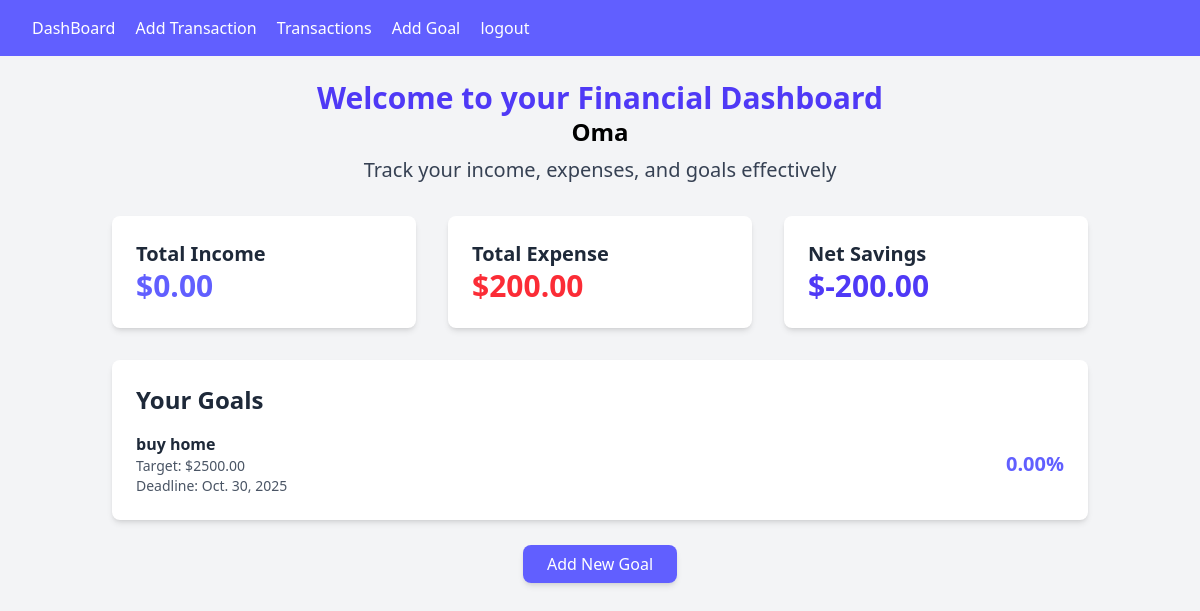
The app's page / (signed in) with its own data.
### finance/models.py (models this page shows, shortened)
class Goal(models.Model):
    user = models.ForeignKey(User, on_delete=models.CASCADE)
    name = models.CharField(max_length=100, default="My Goal")  # 👈 Add default value
    target_amount = models.DecimalField(max_digits=10, decimal_places=2)
    current_amount = models.DecimalField(max_digits=10, decimal_places=2, default=0)
    deadline = models.DateField()

### finance/views.py (the view)
# urls.py: path('',DashboardView.as_view(),name="dashboard"),
class DashboardView(LoginRequiredMixin, View):
    def get(self, request, *args, **kwargs):
        transactions = Transaction.objects.filter(user=request.user)
        goals = Goal.objects.filter(user=request.user)
        total_income = Transaction.objects.filter(
            user=request.user,
            transaction_type='income'
        ).aggregate(total=Sum('amount'))['total'] or 0
        total_expense = Transaction.objects.filter(
            user=request.user,
            transaction_type='expense'
        ).aggregate(total=Sum('amount'))['total'] or 0
        net_savings = total_income - total_expense
        remaining_savings = net_savings
        goal_progress = []
        for goal in goals:
            if remaining_savings >= goal.target_amount:
                goal_progress.append({'goal': goal, 'progress': 100})
                remaining_savings -= goal.target_amount
            elif remaining_savings > 0:
                progress = (remaining_savings / goal.target_amount) * 100
                goal_progress.append({'goal': goal, 'progress': progress})
                remaining_savings = 0
            else:
                goal_progress.append({'goal': goal, 'progress': 0})
        context = {
            'transactions': transactions,
            'total_income': total_income,
            'total_expense': total_expense,
            'net_savings': net_savings,
            'goal_progress': goal_progress,
        }
        return render(request, 'finance/dashboard.html', context)

### finance/templates/finance/dashboard.html (shortened to what this page needs)
{% extends "finance/base.html"%}
{% block content %}
<div class="container mx-auto p-6">
    <div class="text-center mb-8">
        <h1 class="text-3xl font-bold text-indigo-600">Welcome to your Financial Dashboard</h1>
        <h1 class="text-2xl font-bold">{{ request.user|capfirst }}</h1>
        <p class="text-xl text-gray-700 mt-2">Track your income, expenses, and goals effectively</p>
    </div>
    <div class="grid grid-cols-1 sm:grid-cols-2 lg:grid-cols-3 gap-8 mb-8">
        <div class="bg-white p-6 rounded-lg shadow-md">
            <h2 class="text-xl font-semibold text-gray-800">Total Income</h2>
            <p class="text-3xl font-bold text-indigo-500">${{ total_income|floatformat:2 }}</p>
        </div>
        <div class="bg-white p-6 rounded-lg shadow-md">
            <h2 class="text-xl font-semibold text-gray-800">Total Expense</h2>
            <p class="text-3xl font-bold text-red-500">${{ total_expense|floatformat:2 }}</p>
        </div>
        <div class="bg-white p-6 rounded-lg shadow-md">
            <h2 class="text-xl font-semibold text-gray-800">Net Savings</h2>
            <p class="text-3xl font-bold text-indigo-600">${{ net_savings|floatformat:2 }}</p>
        </div>
    </div>
    <div class="bg-white p-6 rounded-lg shadow-md mb-8">
        <h2 class="text-2xl font-semibold text-gray-800 mb-4">Your Goals</h2>
        <ul class="space-y-4">
            {% for item in goal_progress %}
            <li class="flex justify-between items-center">
                <div class="text-gray-800">
                    <p class="font-semibold">{{ item.goal.name }}</p>
                    <p class="text-sm text-gray-600">Target: ${{ item.goal.target_amount|floatformat:2 }}</p>
                    <p class="text-sm text-gray-600">Deadline: {{ item.goal.deadline }}</p>
                </div>
                <div class="text-right">
                    <p class="text-xl font-bold text-indigo-500">{{ item.progress|floatformat:2 }}%</p>
                </div>
            </li>
            {% endfor %}
        </ul>
    </div>
    <div class="text-center">
        <a href="{% url 'goal_add' %}" class="bg-indigo-500 text-white px-6 py-2 rounded-lg shadow-md hover:bg-indigo-600 transition">
            Add New Goal
        </a>
    </div>
</div>
{% endblock content %}

### finance/templates/finance/base.html (shortened to what this page needs)
<!DOCTYPE html>
<html lang="en">
<head>
    <script src="https://cdn.jsdelivr.net/npm/@tailwindcss/browser@4"></script>
</head>
<body class="bg-gray-100">
    <nav class="bg-indigo-500 p-4 text-white">
        {% if user.is_authenticated %}
        <a href="{% url 'dashboard' %}" class="mx-4">DashBoard</a>
        <a href="{% url 'transaction_add' %}">Add Transaction</a>
        <a href="{% url 'transaction_list' %}" class="mx-4">Transactions</a>
        <a href="{% url 'goal_add' %}">Add Goal</a>
        <form id="logout-form" action="{% url 'logout' %}"
          method="POST" style="display:inline;">
            <a href="#" onclick="document.getElementById ('logout-form').submit();
            "class="mx-4">logout</a>
        </form>
        {% else %}
        <a href="{% url 'login'%}" class="ml-4">login</a>
        <a href="{%url 'register'%}" class="ml-4">Register</a>
        {% endif %}
    </nav>
{% block content%}{% endblock content%}
</body>
</html>

### records on screen
Goal: goal.name "buy home", goal.target_amount "2500.00", goal.deadline "Oct. 30, 2025", progress "0.00"

### other values on screen
{{ request.user|capfirst }} "Oma"
{{ total_income|floatformat:2 }} "0.00"
{{ total_expense|floatformat:2 }} "200.00"
{{ net_savings|floatformat:2 }} "-200.00"
